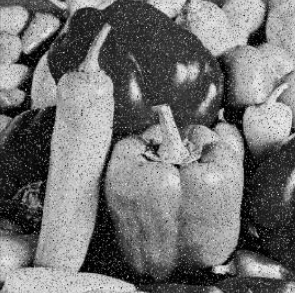
#> input picture ch04/ch04_salt_pepper_noise.png, 295 x 293 px
$ python 4_median_filter.py
#> lines starting #> are read from the running program, lines starting #| are printed output that depends on the picture
import cv2

img = cv2.imread('ch04_salt_pepper_noise.png', cv2.IMREAD_GRAYSCALE)
#> img is the input picture: shape (293, 295); min 0, max 249, mean 114.5

median = cv2.medianBlur(img, 5)
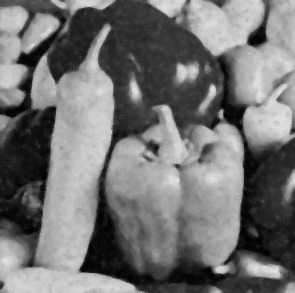
#> median: shape (293, 295); min 2, max 226, mean 114.1

cv2.imshow('Original', img)
cv2.imshow('Median Filter', median)
cv2.waitKey(0)
cv2.destroyAllWindows()
